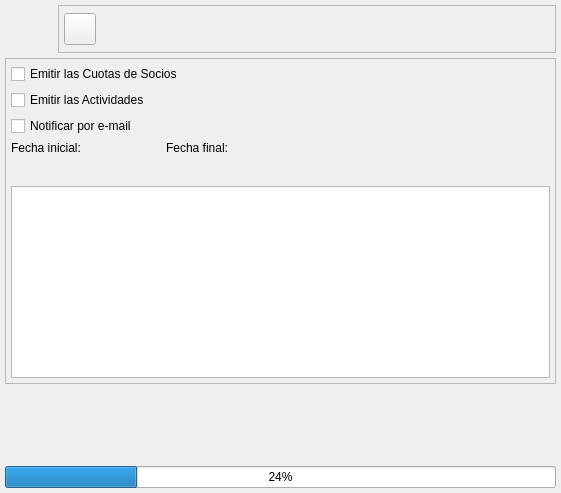
<ui version="4.0" >
 <author>Tomeu Borras Riera</author>
 <class>EmitirRecibosBase</class>
 <widget class="QWidget" name="EmitirRecibosBase" >
  <property name="enabled" >
   <bool>true</bool>
  </property>
  <property name="geometry" >
   <rect>
    <x>0</x>
    <y>0</y>
    <width>561</width>
    <height>493</height>
   </rect>
  </property>
  <property name="windowTitle" >
   <string>Recibos</string>
  </property>
  <property name="windowIcon" >
   <iconset resource="../../../bulmages.qrc" >
    <normaloff>:/Images/receive.svg</normaloff>:/Images/receive.svg</iconset>
  </property>
  <layout class="QGridLayout" >
   <property name="margin" >
    <number>5</number>
   </property>
   <property name="spacing" >
    <number>5</number>
   </property>
   <item row="1" column="0" >
    <widget class="QFrame" name="m_busqueda" >
     <property name="minimumSize" >
      <size>
       <width>16</width>
       <height>140</height>
      </size>
     </property>
     <property name="frameShape" >
      <enum>QFrame::StyledPanel</enum>
     </property>
     <property name="frameShadow" >
      <enum>QFrame::Raised</enum>
     </property>
     <layout class="QGridLayout" >
      <property name="margin" >
       <number>5</number>
      </property>
      <property name="spacing" >
       <number>5</number>
      </property>
      <item row="1" column="1" >
       <widget class="QLabel" name="textLabel1_4_2" >
        <property name="text" >
         <string>Fecha final:</string>
        </property>
       </widget>
      </item>
      <item row="2" column="1" >
       <widget class="BlDateSearch" native="1" name="m_fechafin" >
        <property name="sizePolicy" >
         <sizepolicy vsizetype="Preferred" hsizetype="Fixed" >
          <horstretch>0</horstretch>
          <verstretch>0</verstretch>
         </sizepolicy>
        </property>
        <property name="minimumSize" >
         <size>
          <width>150</width>
          <height>21</height>
         </size>
        </property>
       </widget>
      </item>
      <item row="1" column="0" >
       <widget class="QLabel" name="textLabel1_4" >
        <property name="text" >
         <string>Fecha inicial:</string>
        </property>
       </widget>
      </item>
      <item row="2" column="0" >
       <widget class="BlDateSearch" native="1" name="m_fechain" >
        <property name="sizePolicy" >
         <sizepolicy vsizetype="Preferred" hsizetype="Fixed" >
          <horstretch>0</horstretch>
          <verstretch>0</verstretch>
         </sizepolicy>
        </property>
        <property name="minimumSize" >
         <size>
          <width>150</width>
          <height>21</height>
         </size>
        </property>
       </widget>
      </item>
      <item row="0" column="0" colspan="3" >
       <layout class="QHBoxLayout" >
        <property name="spacing" >
         <number>5</number>
        </property>
        <property name="margin" >
         <number>0</number>
        </property>
        <item>
         <layout class="QVBoxLayout" >
          <property name="spacing" >
           <number>6</number>
          </property>
          <property name="margin" >
           <number>0</number>
          </property>
          <item>
           <widget class="QCheckBox" name="mui_previsiones" >
            <property name="text" >
             <string>Emitir las Cuotas de Socios</string>
            </property>
           </widget>
          </item>
          <item>
           <widget class="QCheckBox" name="mui_efectivos" >
            <property name="text" >
             <string>Emitir las Actividades</string>
            </property>
           </widget>
          </item>
          <item>
           <widget class="QCheckBox" name="checkBox" >
            <property name="text" >
             <string>Notificar por e-mail</string>
            </property>
           </widget>
          </item>
         </layout>
        </item>
       </layout>
      </item>
      <item row="3" column="0" colspan="3" >
       <widget class="QTextBrowser" name="textBrowser" />
      </item>
     </layout>
    </widget>
   </item>
   <item row="0" column="0" >
    <layout class="QHBoxLayout" >
     <property name="spacing" >
      <number>5</number>
     </property>
     <property name="margin" >
      <number>0</number>
     </property>
     <item>
      <widget class="QLabel" name="label" >
       <property name="minimumSize" >
        <size>
         <width>48</width>
         <height>48</height>
        </size>
       </property>
       <property name="maximumSize" >
        <size>
         <width>48</width>
         <height>48</height>
        </size>
       </property>
       <property name="text" >
        <string/>
       </property>
       <property name="pixmap" >
        <pixmap resource="../../../bulmages.qrc" >:/Images/receive.svg</pixmap>
       </property>
       <property name="scaledContents" >
        <bool>true</bool>
       </property>
      </widget>
     </item>
     <item>
      <widget class="QFrame" name="m_botonera" >
       <property name="frameShape" >
        <enum>QFrame::StyledPanel</enum>
       </property>
       <property name="frameShadow" >
        <enum>QFrame::Raised</enum>
       </property>
       <layout class="QHBoxLayout" >
        <property name="spacing" >
         <number>5</number>
        </property>
        <property name="margin" >
         <number>5</number>
        </property>
        <item>
         <widget class="QToolButton" name="mui_crear" >
          <property name="minimumSize" >
           <size>
            <width>32</width>
            <height>32</height>
           </size>
          </property>
          <property name="maximumSize" >
           <size>
            <width>32</width>
            <height>32</height>
           </size>
          </property>
          <property name="toolTip" >
           <string>Emitir Recibos</string>
          </property>
          <property name="whatsThis" >
           <string>Emiitr Recibos</string>
          </property>
          <property name="text" >
           <string/>
          </property>
          <property name="icon" >
           <iconset resource="../../../bulmages.qrc" >
            <normaloff>:/Images/document-new.svg</normaloff>:/Images/document-new.svg</iconset>
          </property>
          <property name="iconSize" >
           <size>
            <width>32</width>
            <height>32</height>
           </size>
          </property>
          <property name="shortcut" >
           <string>Ctrl+N</string>
          </property>
         </widget>
        </item>
        <item>
         <widget class="QFrame" name="mui_plugbotones" >
          <property name="sizePolicy" >
           <sizepolicy vsizetype="Preferred" hsizetype="Minimum" >
            <horstretch>0</horstretch>
            <verstretch>0</verstretch>
           </sizepolicy>
          </property>
          <property name="frameShape" >
           <enum>QFrame::NoFrame</enum>
          </property>
          <property name="frameShadow" >
           <enum>QFrame::Plain</enum>
          </property>
          <property name="lineWidth" >
           <number>0</number>
          </property>
         </widget>
        </item>
        <item>
         <spacer>
          <property name="orientation" >
           <enum>Qt::Horizontal</enum>
          </property>
          <property name="sizeHint" stdset="0" >
           <size>
            <width>51</width>
            <height>34</height>
           </size>
          </property>
         </spacer>
        </item>
       </layout>
      </widget>
     </item>
    </layout>
   </item>
   <item row="3" column="0" >
    <widget class="QProgressBar" name="progressBar" >
     <property name="value" >
      <number>24</number>
     </property>
    </widget>
   </item>
   <item row="2" column="0" >
    <spacer name="verticalSpacer" >
     <property name="orientation" >
      <enum>Qt::Vertical</enum>
     </property>
     <property name="sizeHint" stdset="0" >
      <size>
       <width>20</width>
       <height>40</height>
      </size>
     </property>
    </spacer>
   </item>
  </layout>
 </widget>
 <layoutdefault spacing="3" margin="5" />
 <customwidgets>
  <customwidget>
   <class>BlDateSearch</class>
   <extends>QWidget</extends>
   <header>../../bulmalib/src/bldatesearch.h</header>
  </customwidget>
 </customwidgets>
 <resources>
  <include location="../../../bulmages.qrc" />
  <include location="../../../bulmages.qrc" />
 </resources>
 <connections/>
</ui>
